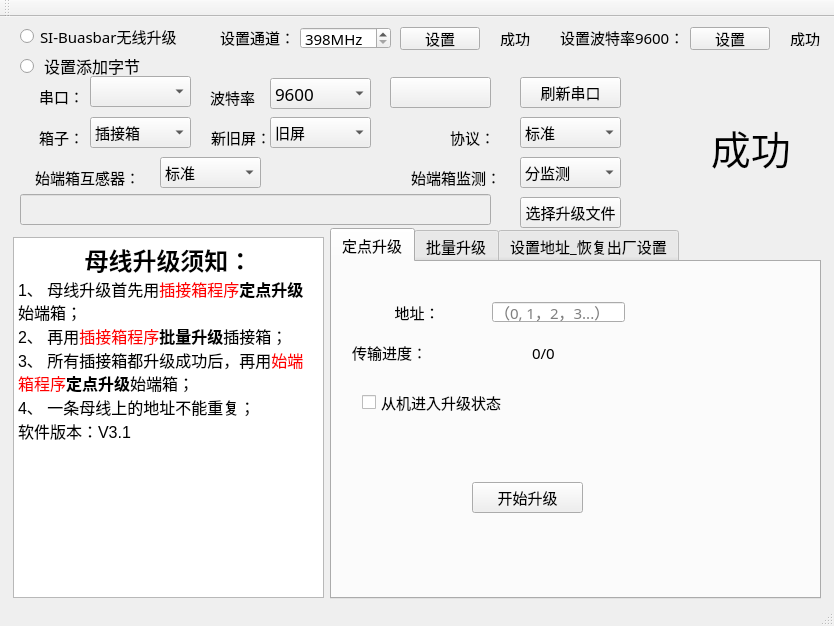
<?xml version="1.0" encoding="UTF-8"?>
<ui version="4.0">
 <class>MainWindow</class>
 <widget class="QMainWindow" name="MainWindow">
  <property name="geometry">
   <rect>
    <x>0</x>
    <y>0</y>
    <width>834</width>
    <height>626</height>
   </rect>
  </property>
  <property name="windowTitle">
   <string>MainWindow</string>
  </property>
  <widget class="QWidget" name="centralWidget">
   <widget class="QLineEdit" name="nameEdit">
    <property name="enabled">
     <bool>false</bool>
    </property>
    <property name="geometry">
     <rect>
      <x>20</x>
      <y>177</y>
      <width>471</width>
      <height>31</height>
     </rect>
    </property>
    <property name="font">
     <font>
      <family>微软雅黑</family>
      <pointsize>11</pointsize>
     </font>
    </property>
   </widget>
   <widget class="QPushButton" name="selectfileBtn">
    <property name="geometry">
     <rect>
      <x>520</x>
      <y>180</y>
      <width>101</width>
      <height>31</height>
     </rect>
    </property>
    <property name="font">
     <font>
      <family>微软雅黑</family>
      <pointsize>11</pointsize>
     </font>
    </property>
    <property name="text">
     <string>选择升级文件</string>
    </property>
   </widget>
   <widget class="QLabel" name="label_43">
    <property name="geometry">
     <rect>
      <x>39</x>
      <y>69</y>
      <width>45</width>
      <height>20</height>
     </rect>
    </property>
    <property name="maximumSize">
     <size>
      <width>61</width>
      <height>16777215</height>
     </size>
    </property>
    <property name="font">
     <font>
      <family>微软雅黑</family>
      <pointsize>11</pointsize>
     </font>
    </property>
    <property name="text">
     <string>串口：</string>
    </property>
    <property name="alignment">
     <set>Qt::AlignRight|Qt::AlignTrailing|Qt::AlignVCenter</set>
    </property>
   </widget>
   <widget class="QComboBox" name="comboBox_port">
    <property name="geometry">
     <rect>
      <x>90</x>
      <y>59</y>
      <width>101</width>
      <height>31</height>
     </rect>
    </property>
    <property name="maximumSize">
     <size>
      <width>101</width>
      <height>16777215</height>
     </size>
    </property>
    <property name="font">
     <font>
      <family>微软雅黑</family>
      <pointsize>11</pointsize>
     </font>
    </property>
   </widget>
   <widget class="QPushButton" name="pushButton_port">
    <property name="geometry">
     <rect>
      <x>390</x>
      <y>60</y>
      <width>101</width>
      <height>31</height>
     </rect>
    </property>
    <property name="maximumSize">
     <size>
      <width>101</width>
      <height>16777215</height>
     </size>
    </property>
    <property name="font">
     <font>
      <family>微软雅黑</family>
      <pointsize>11</pointsize>
     </font>
    </property>
    <property name="text">
     <string/>
    </property>
   </widget>
   <widget class="QPushButton" name="pushButton_12">
    <property name="geometry">
     <rect>
      <x>520</x>
      <y>60</y>
      <width>101</width>
      <height>31</height>
     </rect>
    </property>
    <property name="maximumSize">
     <size>
      <width>101</width>
      <height>16777215</height>
     </size>
    </property>
    <property name="font">
     <font>
      <family>微软雅黑</family>
      <pointsize>11</pointsize>
     </font>
    </property>
    <property name="text">
     <string>刷新串口</string>
    </property>
   </widget>
   <widget class="QTabWidget" name="tabWidget">
    <property name="geometry">
     <rect>
      <x>330</x>
      <y>211</y>
      <width>491</width>
      <height>371</height>
     </rect>
    </property>
    <property name="font">
     <font>
      <family>微软雅黑</family>
      <pointsize>11</pointsize>
     </font>
    </property>
    <property name="currentIndex">
     <number>0</number>
    </property>
    <widget class="QWidget" name="tab">
     <attribute name="title">
      <string>定点升级</string>
     </attribute>
     <widget class="QCheckBox" name="checkBox">
      <property name="geometry">
       <rect>
        <x>30</x>
        <y>130</y>
        <width>181</width>
        <height>21</height>
       </rect>
      </property>
      <property name="text">
       <string>从机进入升级状态</string>
      </property>
     </widget>
     <widget class="QLabel" name="showProgress">
      <property name="geometry">
       <rect>
        <x>200</x>
        <y>80</y>
        <width>101</width>
        <height>21</height>
       </rect>
      </property>
      <property name="text">
       <string>0/0</string>
      </property>
     </widget>
     <widget class="QLabel" name="label_2">
      <property name="geometry">
       <rect>
        <x>20</x>
        <y>80</y>
        <width>130</width>
        <height>20</height>
       </rect>
      </property>
      <property name="text">
       <string>传输进度：</string>
      </property>
     </widget>
     <widget class="QPushButton" name="startBtn">
      <property name="geometry">
       <rect>
        <x>140</x>
        <y>220</y>
        <width>111</width>
        <height>31</height>
       </rect>
      </property>
      <property name="text">
       <string>开始升级</string>
      </property>
     </widget>
     <widget class="QLineEdit" name="addrEdit">
      <property name="geometry">
       <rect>
        <x>160</x>
        <y>40</y>
        <width>133</width>
        <height>20</height>
       </rect>
      </property>
      <property name="inputMask">
       <string/>
      </property>
      <property name="placeholderText">
       <string>（0, 1，2，3...）</string>
      </property>
     </widget>
     <widget class="QLabel" name="label">
      <property name="geometry">
       <rect>
        <x>20</x>
        <y>40</y>
        <width>130</width>
        <height>20</height>
       </rect>
      </property>
      <property name="font">
       <font>
        <family>微软雅黑</family>
        <pointsize>11</pointsize>
       </font>
      </property>
      <property name="text">
       <string>地址：</string>
      </property>
      <property name="alignment">
       <set>Qt::AlignCenter</set>
      </property>
     </widget>
    </widget>
    <widget class="QWidget" name="tab_2">
     <attribute name="title">
      <string>批量升级</string>
     </attribute>
     <widget class="QLineEdit" name="lEditMax">
      <property name="geometry">
       <rect>
        <x>130</x>
        <y>30</y>
        <width>71</width>
        <height>20</height>
       </rect>
      </property>
      <property name="text">
       <string>2</string>
      </property>
     </widget>
     <widget class="QLineEdit" name="lEditMin">
      <property name="geometry">
       <rect>
        <x>20</x>
        <y>30</y>
        <width>71</width>
        <height>20</height>
       </rect>
      </property>
      <property name="text">
       <string>0</string>
      </property>
     </widget>
     <widget class="QLabel" name="label_3">
      <property name="geometry">
       <rect>
        <x>96</x>
        <y>30</y>
        <width>20</width>
        <height>20</height>
       </rect>
      </property>
      <property name="text">
       <string>—</string>
      </property>
     </widget>
     <widget class="QPushButton" name="pushButton">
      <property name="geometry">
       <rect>
        <x>260</x>
        <y>20</y>
        <width>101</width>
        <height>23</height>
       </rect>
      </property>
      <property name="text">
       <string>批量升级</string>
      </property>
     </widget>
     <widget class="QLabel" name="label_4">
      <property name="geometry">
       <rect>
        <x>13</x>
        <y>10</y>
        <width>121</width>
        <height>20</height>
       </rect>
      </property>
      <property name="text">
       <string>地址下限</string>
      </property>
     </widget>
     <widget class="QLabel" name="label_5">
      <property name="geometry">
       <rect>
        <x>140</x>
        <y>10</y>
        <width>101</width>
        <height>16</height>
       </rect>
      </property>
      <property name="text">
       <string>地址上限</string>
      </property>
     </widget>
     <widget class="QTextEdit" name="textEdit">
      <property name="geometry">
       <rect>
        <x>10</x>
        <y>90</y>
        <width>461</width>
        <height>241</height>
       </rect>
      </property>
     </widget>
     <widget class="QLabel" name="labelS">
      <property name="geometry">
       <rect>
        <x>170</x>
        <y>60</y>
        <width>181</width>
        <height>21</height>
       </rect>
      </property>
      <property name="text">
       <string/>
      </property>
     </widget>
     <widget class="QLabel" name="label_6">
      <property name="geometry">
       <rect>
        <x>30</x>
        <y>60</y>
        <width>111</width>
        <height>21</height>
       </rect>
      </property>
      <property name="text">
       <string>当前升级状态：</string>
      </property>
     </widget>
    </widget>
    <widget class="QWidget" name="tab_3">
     <attribute name="title">
      <string>设置地址_恢复出厂设置</string>
     </attribute>
     <widget class="QLineEdit" name="InputAddrEdit">
      <property name="geometry">
       <rect>
        <x>70</x>
        <y>40</y>
        <width>133</width>
        <height>20</height>
       </rect>
      </property>
      <property name="inputMask">
       <string/>
      </property>
      <property name="placeholderText">
       <string>（0, 1，2，3...）</string>
      </property>
     </widget>
     <widget class="QLabel" name="label_10">
      <property name="geometry">
       <rect>
        <x>20</x>
        <y>40</y>
        <width>51</width>
        <height>20</height>
       </rect>
      </property>
      <property name="font">
       <font>
        <family>微软雅黑</family>
        <pointsize>11</pointsize>
       </font>
      </property>
      <property name="text">
       <string>地址：</string>
      </property>
      <property name="alignment">
       <set>Qt::AlignCenter</set>
      </property>
     </widget>
     <widget class="QPushButton" name="SetAddrBtn">
      <property name="geometry">
       <rect>
        <x>340</x>
        <y>40</y>
        <width>100</width>
        <height>40</height>
       </rect>
      </property>
      <property name="font">
       <font>
        <family>微软雅黑</family>
        <pointsize>11</pointsize>
       </font>
      </property>
      <property name="text">
       <string>设置</string>
      </property>
     </widget>
     <widget class="QPushButton" name="ResetFactoryBtn">
      <property name="geometry">
       <rect>
        <x>340</x>
        <y>90</y>
        <width>100</width>
        <height>40</height>
       </rect>
      </property>
      <property name="font">
       <font>
        <family>微软雅黑</family>
        <pointsize>11</pointsize>
       </font>
      </property>
      <property name="text">
       <string>恢复出厂设置</string>
      </property>
     </widget>
     <widget class="QLabel" name="label_11">
      <property name="geometry">
       <rect>
        <x>20</x>
        <y>100</y>
        <width>81</width>
        <height>20</height>
       </rect>
      </property>
      <property name="font">
       <font>
        <family>微软雅黑</family>
        <pointsize>11</pointsize>
       </font>
      </property>
      <property name="text">
       <string>当前地址：</string>
      </property>
      <property name="alignment">
       <set>Qt::AlignCenter</set>
      </property>
     </widget>
     <widget class="QLabel" name="curAddr">
      <property name="geometry">
       <rect>
        <x>100</x>
        <y>100</y>
        <width>81</width>
        <height>16</height>
       </rect>
      </property>
      <property name="font">
       <font>
        <family>微软雅黑</family>
        <pointsize>11</pointsize>
       </font>
      </property>
      <property name="text">
       <string>---</string>
      </property>
      <property name="alignment">
       <set>Qt::AlignCenter</set>
      </property>
     </widget>
     <widget class="QPushButton" name="ReadCurAddrBtn">
      <property name="geometry">
       <rect>
        <x>340</x>
        <y>140</y>
        <width>100</width>
        <height>40</height>
       </rect>
      </property>
      <property name="font">
       <font>
        <family>微软雅黑</family>
        <pointsize>11</pointsize>
       </font>
      </property>
      <property name="text">
       <string>读取</string>
      </property>
     </widget>
    </widget>
   </widget>
   <widget class="QComboBox" name="baudBox">
    <property name="geometry">
     <rect>
      <x>270</x>
      <y>61</y>
      <width>101</width>
      <height>31</height>
     </rect>
    </property>
    <property name="maximumSize">
     <size>
      <width>101</width>
      <height>16777215</height>
     </size>
    </property>
    <property name="font">
     <font>
      <family>微软雅黑</family>
      <pointsize>13</pointsize>
     </font>
    </property>
    <property name="currentIndex">
     <number>0</number>
    </property>
    <item>
     <property name="text">
      <string>9600</string>
     </property>
    </item>
    <item>
     <property name="text">
      <string>19200</string>
     </property>
    </item>
    <item>
     <property name="text">
      <string>38400</string>
     </property>
    </item>
    <item>
     <property name="text">
      <string>57600</string>
     </property>
    </item>
    <item>
     <property name="text">
      <string>115200</string>
     </property>
    </item>
   </widget>
   <widget class="QLabel" name="label_7">
    <property name="geometry">
     <rect>
      <x>210</x>
      <y>70</y>
      <width>51</width>
      <height>20</height>
     </rect>
    </property>
    <property name="font">
     <font>
      <family>微软雅黑</family>
      <pointsize>11</pointsize>
     </font>
    </property>
    <property name="text">
     <string>波特率：</string>
    </property>
   </widget>
   <widget class="QRadioButton" name="radioButton">
    <property name="geometry">
     <rect>
      <x>20</x>
      <y>10</y>
      <width>161</width>
      <height>18</height>
     </rect>
    </property>
    <property name="font">
     <font>
      <family>微软雅黑</family>
      <pointsize>11</pointsize>
     </font>
    </property>
    <property name="text">
     <string>SI-Buasbar无线升级</string>
    </property>
   </widget>
   <widget class="QLabel" name="label_8">
    <property name="geometry">
     <rect>
      <x>220</x>
      <y>10</y>
      <width>71</width>
      <height>20</height>
     </rect>
    </property>
    <property name="font">
     <font>
      <family>微软雅黑</family>
      <pointsize>11</pointsize>
     </font>
    </property>
    <property name="text">
     <string>设置通道：</string>
    </property>
   </widget>
   <widget class="QSpinBox" name="spinBox">
    <property name="geometry">
     <rect>
      <x>300</x>
      <y>10</y>
      <width>91</width>
      <height>22</height>
     </rect>
    </property>
    <property name="font">
     <font>
      <family>微软雅黑</family>
      <pointsize>11</pointsize>
     </font>
    </property>
    <property name="suffix">
     <string>MHz</string>
    </property>
    <property name="minimum">
     <number>398</number>
    </property>
    <property name="maximum">
     <number>525</number>
    </property>
   </widget>
   <widget class="QPushButton" name="SetChannelBtn">
    <property name="geometry">
     <rect>
      <x>400</x>
      <y>10</y>
      <width>80</width>
      <height>23</height>
     </rect>
    </property>
    <property name="font">
     <font>
      <family>微软雅黑</family>
      <pointsize>11</pointsize>
     </font>
    </property>
    <property name="text">
     <string>设置</string>
    </property>
   </widget>
   <widget class="QLabel" name="Statuslabel">
    <property name="geometry">
     <rect>
      <x>500</x>
      <y>13</y>
      <width>41</width>
      <height>16</height>
     </rect>
    </property>
    <property name="font">
     <font>
      <family>微软雅黑</family>
      <pointsize>11</pointsize>
     </font>
    </property>
    <property name="text">
     <string>成功</string>
    </property>
   </widget>
   <widget class="QLabel" name="StatusBaudlabel">
    <property name="geometry">
     <rect>
      <x>790</x>
      <y>13</y>
      <width>41</width>
      <height>16</height>
     </rect>
    </property>
    <property name="font">
     <font>
      <family>微软雅黑</family>
      <pointsize>11</pointsize>
     </font>
    </property>
    <property name="text">
     <string>成功</string>
    </property>
   </widget>
   <widget class="QPushButton" name="SetBaudBtn">
    <property name="geometry">
     <rect>
      <x>690</x>
      <y>10</y>
      <width>80</width>
      <height>23</height>
     </rect>
    </property>
    <property name="font">
     <font>
      <family>微软雅黑</family>
      <pointsize>11</pointsize>
     </font>
    </property>
    <property name="text">
     <string>设置</string>
    </property>
   </widget>
   <widget class="QLabel" name="label_9">
    <property name="geometry">
     <rect>
      <x>560</x>
      <y>10</y>
      <width>121</width>
      <height>20</height>
     </rect>
    </property>
    <property name="font">
     <font>
      <family>微软雅黑</family>
      <pointsize>11</pointsize>
     </font>
    </property>
    <property name="text">
     <string>设置波特率9600：</string>
    </property>
   </widget>
   <widget class="QTextEdit" name="textEdit_2">
    <property name="geometry">
     <rect>
      <x>13</x>
      <y>220</y>
      <width>311</width>
      <height>361</height>
     </rect>
    </property>
    <property name="readOnly">
     <bool>true</bool>
    </property>
    <property name="html">
     <string>&lt;!DOCTYPE HTML PUBLIC &quot;-//W3C//DTD HTML 4.0//EN&quot; &quot;http://www.w3.org/TR/REC-html40/strict.dtd&quot;&gt;
&lt;html&gt;&lt;head&gt;&lt;meta name=&quot;qrichtext&quot; content=&quot;1&quot; /&gt;&lt;style type=&quot;text/css&quot;&gt;
p, li { white-space: pre-wrap; }
&lt;/style&gt;&lt;/head&gt;&lt;body style=&quot; font-family:'SimSun'; font-size:9pt; font-weight:400; font-style:normal;&quot;&gt;
&lt;p align=&quot;center&quot; style=&quot; margin-top:0px; margin-bottom:0px; margin-left:0px; margin-right:0px; -qt-block-indent:0; text-indent:0px;&quot;&gt;&lt;span style=&quot; font-size:18pt; font-weight:600;&quot;&gt;母线升级须知：&lt;/span&gt;&lt;/p&gt;
&lt;p style=&quot; margin-top:0px; margin-bottom:0px; margin-left:0px; margin-right:0px; -qt-block-indent:0; text-indent:0px;&quot;&gt;&lt;span style=&quot; font-size:12pt;&quot;&gt;1、 母线升级首先用&lt;/span&gt;&lt;span style=&quot; font-size:12pt; color:#ff0000;&quot;&gt;插接箱程序&lt;/span&gt;&lt;span style=&quot; font-size:12pt; font-weight:600;&quot;&gt;定点升级&lt;/span&gt;&lt;span style=&quot; font-size:12pt;&quot;&gt;始端箱；&lt;/span&gt;&lt;/p&gt;
&lt;p style=&quot; margin-top:0px; margin-bottom:0px; margin-left:0px; margin-right:0px; -qt-block-indent:0; text-indent:0px;&quot;&gt;&lt;span style=&quot; font-size:12pt;&quot;&gt;2、 再用&lt;/span&gt;&lt;span style=&quot; font-size:12pt; color:#ff0000;&quot;&gt;插接箱程序&lt;/span&gt;&lt;span style=&quot; font-size:12pt; font-weight:600;&quot;&gt;批量升级&lt;/span&gt;&lt;span style=&quot; font-size:12pt;&quot;&gt;插接箱；&lt;/span&gt;&lt;/p&gt;
&lt;p style=&quot; margin-top:0px; margin-bottom:0px; margin-left:0px; margin-right:0px; -qt-block-indent:0; text-indent:0px;&quot;&gt;&lt;span style=&quot; font-size:12pt;&quot;&gt;3、 所有插接箱都升级成功后，再用&lt;/span&gt;&lt;span style=&quot; font-size:12pt; color:#ff0000;&quot;&gt;始端箱程序&lt;/span&gt;&lt;span style=&quot; font-size:12pt; font-weight:600;&quot;&gt;定点升级&lt;/span&gt;&lt;span style=&quot; font-size:12pt;&quot;&gt;始端箱；&lt;/span&gt;&lt;/p&gt;
&lt;p style=&quot; margin-top:0px; margin-bottom:0px; margin-left:0px; margin-right:0px; -qt-block-indent:0; text-indent:0px;&quot;&gt;&lt;span style=&quot; font-size:12pt;&quot;&gt;4、 一条母线上的地址不能重复；&lt;/span&gt;&lt;/p&gt;
&lt;p style=&quot; margin-top:0px; margin-bottom:0px; margin-left:0px; margin-right:0px; -qt-block-indent:0; text-indent:0px;&quot;&gt;&lt;span style=&quot; font-size:12pt;&quot;&gt;软件版本：V3.1&lt;/span&gt;&lt;/p&gt;&lt;/body&gt;&lt;/html&gt;</string>
    </property>
   </widget>
   <widget class="QLabel" name="label_44">
    <property name="geometry">
     <rect>
      <x>210</x>
      <y>110</y>
      <width>61</width>
      <height>20</height>
     </rect>
    </property>
    <property name="maximumSize">
     <size>
      <width>61</width>
      <height>16777215</height>
     </size>
    </property>
    <property name="font">
     <font>
      <family>微软雅黑</family>
      <pointsize>11</pointsize>
     </font>
    </property>
    <property name="text">
     <string>新旧屏：</string>
    </property>
    <property name="alignment">
     <set>Qt::AlignRight|Qt::AlignTrailing|Qt::AlignVCenter</set>
    </property>
   </widget>
   <widget class="QComboBox" name="comboBox_Screen">
    <property name="geometry">
     <rect>
      <x>270</x>
      <y>100</y>
      <width>101</width>
      <height>31</height>
     </rect>
    </property>
    <property name="maximumSize">
     <size>
      <width>101</width>
      <height>16777215</height>
     </size>
    </property>
    <property name="font">
     <font>
      <family>微软雅黑</family>
      <pointsize>11</pointsize>
     </font>
    </property>
    <item>
     <property name="text">
      <string>旧屏</string>
     </property>
    </item>
    <item>
     <property name="text">
      <string>新屏</string>
     </property>
    </item>
   </widget>
   <widget class="QLabel" name="label_45">
    <property name="geometry">
     <rect>
      <x>39</x>
      <y>110</y>
      <width>45</width>
      <height>20</height>
     </rect>
    </property>
    <property name="maximumSize">
     <size>
      <width>45</width>
      <height>16777215</height>
     </size>
    </property>
    <property name="font">
     <font>
      <family>微软雅黑</family>
      <pointsize>11</pointsize>
     </font>
    </property>
    <property name="text">
     <string>箱子：</string>
    </property>
    <property name="alignment">
     <set>Qt::AlignRight|Qt::AlignTrailing|Qt::AlignVCenter</set>
    </property>
   </widget>
   <widget class="QComboBox" name="comboBox_BoxType">
    <property name="geometry">
     <rect>
      <x>90</x>
      <y>100</y>
      <width>101</width>
      <height>31</height>
     </rect>
    </property>
    <property name="maximumSize">
     <size>
      <width>101</width>
      <height>16777215</height>
     </size>
    </property>
    <property name="font">
     <font>
      <family>微软雅黑</family>
      <pointsize>11</pointsize>
     </font>
    </property>
    <item>
     <property name="text">
      <string>插接箱</string>
     </property>
    </item>
    <item>
     <property name="text">
      <string>始端箱</string>
     </property>
    </item>
   </widget>
   <widget class="QLabel" name="label_46">
    <property name="geometry">
     <rect>
      <x>450</x>
      <y>110</y>
      <width>45</width>
      <height>20</height>
     </rect>
    </property>
    <property name="maximumSize">
     <size>
      <width>45</width>
      <height>16777215</height>
     </size>
    </property>
    <property name="font">
     <font>
      <family>微软雅黑</family>
      <pointsize>11</pointsize>
     </font>
    </property>
    <property name="text">
     <string>  协议：</string>
    </property>
    <property name="alignment">
     <set>Qt::AlignRight|Qt::AlignTrailing|Qt::AlignVCenter</set>
    </property>
   </widget>
   <widget class="QComboBox" name="comboBox_Protocol">
    <property name="geometry">
     <rect>
      <x>520</x>
      <y>100</y>
      <width>101</width>
      <height>31</height>
     </rect>
    </property>
    <property name="maximumSize">
     <size>
      <width>101</width>
      <height>16777215</height>
     </size>
    </property>
    <property name="font">
     <font>
      <family>微软雅黑</family>
      <pointsize>11</pointsize>
     </font>
    </property>
    <item>
     <property name="text">
      <string>标准</string>
     </property>
    </item>
    <item>
     <property name="text">
      <string>标准+iOF</string>
     </property>
    </item>
   </widget>
   <widget class="QLabel" name="label_47">
    <property name="geometry">
     <rect>
      <x>29</x>
      <y>150</y>
      <width>111</width>
      <height>20</height>
     </rect>
    </property>
    <property name="maximumSize">
     <size>
      <width>120</width>
      <height>16777215</height>
     </size>
    </property>
    <property name="font">
     <font>
      <family>微软雅黑</family>
      <pointsize>11</pointsize>
     </font>
    </property>
    <property name="text">
     <string>  始端箱互感器：</string>
    </property>
    <property name="alignment">
     <set>Qt::AlignRight|Qt::AlignTrailing|Qt::AlignVCenter</set>
    </property>
   </widget>
   <widget class="QComboBox" name="comboBox_Transformer">
    <property name="geometry">
     <rect>
      <x>160</x>
      <y>140</y>
      <width>101</width>
      <height>31</height>
     </rect>
    </property>
    <property name="maximumSize">
     <size>
      <width>101</width>
      <height>16777215</height>
     </size>
    </property>
    <property name="font">
     <font>
      <family>微软雅黑</family>
      <pointsize>11</pointsize>
     </font>
    </property>
    <item>
     <property name="text">
      <string>标准</string>
     </property>
    </item>
    <item>
     <property name="text">
      <string>250/5</string>
     </property>
    </item>
    <item>
     <property name="text">
      <string>400/5</string>
     </property>
    </item>
    <item>
     <property name="text">
      <string>600/5</string>
     </property>
    </item>
    <item>
     <property name="text">
      <string>2000/1</string>
     </property>
    </item>
   </widget>
   <widget class="QLabel" name="label_48">
    <property name="geometry">
     <rect>
      <x>410</x>
      <y>150</y>
      <width>91</width>
      <height>20</height>
     </rect>
    </property>
    <property name="maximumSize">
     <size>
      <width>120</width>
      <height>16777215</height>
     </size>
    </property>
    <property name="font">
     <font>
      <family>微软雅黑</family>
      <pointsize>11</pointsize>
     </font>
    </property>
    <property name="text">
     <string>  始端箱监测：</string>
    </property>
    <property name="alignment">
     <set>Qt::AlignRight|Qt::AlignTrailing|Qt::AlignVCenter</set>
    </property>
   </widget>
   <widget class="QComboBox" name="comboBox_Monitor">
    <property name="geometry">
     <rect>
      <x>520</x>
      <y>140</y>
      <width>101</width>
      <height>31</height>
     </rect>
    </property>
    <property name="maximumSize">
     <size>
      <width>101</width>
      <height>16777215</height>
     </size>
    </property>
    <property name="font">
     <font>
      <family>微软雅黑</family>
      <pointsize>11</pointsize>
     </font>
    </property>
    <item>
     <property name="text">
      <string>分监测</string>
     </property>
    </item>
    <item>
     <property name="text">
      <string>总监测</string>
     </property>
    </item>
   </widget>
   <widget class="QLabel" name="label_status">
    <property name="geometry">
     <rect>
      <x>690</x>
      <y>60</y>
      <width>131</width>
      <height>141</height>
     </rect>
    </property>
    <property name="font">
     <font>
      <family>微软雅黑</family>
      <pointsize>30</pointsize>
     </font>
    </property>
    <property name="text">
     <string>  成功</string>
    </property>
   </widget>
   <widget class="QRadioButton" name="newVerRadioBtn">
    <property name="geometry">
     <rect>
      <x>20</x>
      <y>40</y>
      <width>131</width>
      <height>18</height>
     </rect>
    </property>
    <property name="font">
     <font>
      <family>Microsoft YaHei</family>
      <pointsize>12</pointsize>
     </font>
    </property>
    <property name="text">
     <string> 设置添加字节</string>
    </property>
   </widget>
  </widget>
  <widget class="QMenuBar" name="menuBar">
   <property name="geometry">
    <rect>
     <x>0</x>
     <y>0</y>
     <width>834</width>
     <height>22</height>
    </rect>
   </property>
  </widget>
  <widget class="QToolBar" name="mainToolBar">
   <attribute name="toolBarArea">
    <enum>TopToolBarArea</enum>
   </attribute>
   <attribute name="toolBarBreak">
    <bool>false</bool>
   </attribute>
  </widget>
  <widget class="QStatusBar" name="statusBar"/>
 </widget>
 <layoutdefault spacing="6" margin="11"/>
 <resources/>
 <connections/>
</ui>
